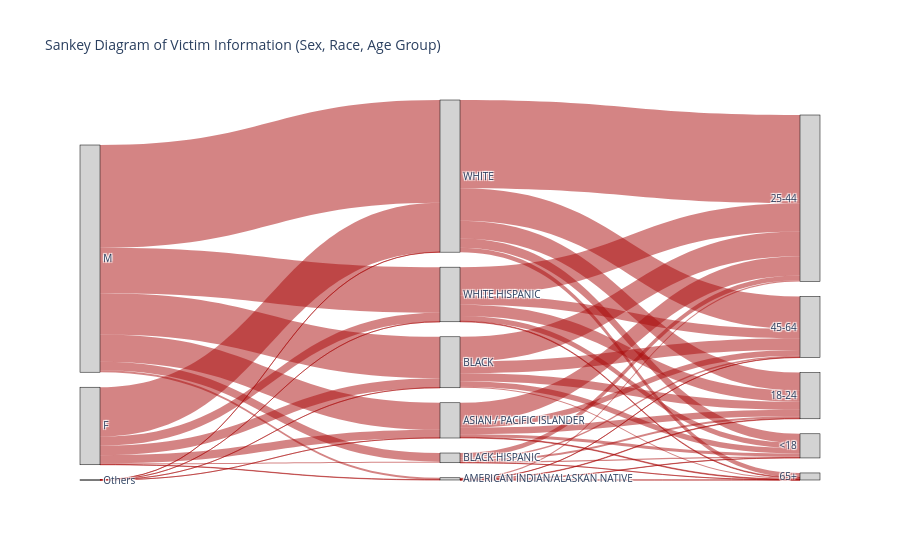

The code cell stored with this chart in its notebook:
### Markdown cell above
**WHO**
- Suspect
- Victim

### Code cell
import plotly.graph_objects as go

# Filter out rows where victim_age_group or victim_race is 'UNKNOWN'
df2 = df[df['victim_age_group'] != 'UNKNOWN']
df2= df2[df2['victim_race'] != 'UNKNOWN']


# Remove rows where 'attempt_completed' is null
df2 = df2[df2['attempt_completed'] != '(null)']



# Filter out rows where victim_age_group or victim_race is 'UNKNOWN'
df2 = df2[df2['suspect_age_group'] != 'UNKNOWN']
df2 = df2[df2['suspect_race'] != 'UNKNOWN']

# Define the list of unwanted age groups
unwanted_age_groups = ['(null)', '-2', '-971', '1013', '929', '943', '971', '957']

# Filter the dataframe
df2 = df2[~df2['victim_age_group'].isin(unwanted_age_groups)]
df2 = df2[df2['victim_race'] != '(null)']

# Sort victim_age_group in the specified order
age_group_order = reversed(['<18', '18-24', '25-44', '45-64', '65+'])
df2['victim_age_group'] = pd.Categorical(df2['victim_age_group'], categories=age_group_order, ordered=True)


# Prepare the data for the Sankey diagram
victim_labels = list(df2['victim_sex'].unique()) + list(df2['victim_race'].unique()) + list(df2['victim_age_group'].unique())
victim_label_to_index = {label: i for i, label in enumerate(victim_labels)}

# Create source and target indices
link_counts = {'source': [], 'target': [], 'value': []}

# Add links between victim_sex and victim_race
for sex in df2['victim_sex'].unique():
    for race in df2['victim_race'].unique():
        count = len(df2[(df2['victim_sex'] == sex) & (df2['victim_race'] == race)])
        if count > 0:
            link_counts['source'].append(victim_label_to_index[sex])
            link_counts['target'].append(victim_label_to_index[race])
            link_counts['value'].append(count)

# Add links between victim_race and victim_age_group
for race in df2['victim_race'].unique():
    for age_group in df2['victim_age_group'].unique():
        count = len(df2[(df2['victim_race'] == race) & (df2['victim_age_group'] == age_group)])
        if count > 0:
            link_counts['source'].append(victim_label_to_index[race])
            link_counts['target'].append(victim_label_to_index[age_group])
            link_counts['value'].append(count)

# Define colors for links (optional, can use node colors or a gradient)
link_colors = ["rgba(170, 10, 10, 0.5)" for _ in range(len(link_counts['value']))]

# Create the Sankey diagram with colors
fig = go.Figure(data=[go.Sankey(
    node=dict(
        pad=15,
        thickness=20,
        line=dict(color="black", width=0.5),
        label=victim_labels,
        color="lightgrey"  # Set node color to light grey
    ),
    link=dict(
        source=link_counts['source'],
        target=link_counts['target'],
        value=link_counts['value'],
        color=link_colors  # Link colors remain as defined
    )
)])

# Add title and display the diagram
fig.update_layout(title_text="Sankey Diagram of Victim Information (Sex, Race, Age Group)", font_size=10)
fig.show()

# Export the Sankey diagram as an HTML file
fig.write_html("sankey_diagram_victim_information.html")

### Figure 1 — Plotly figure (JSON) as saved in the notebook; plotly's stock layout.template omitted (floating-point values rounded to 4 significant figures)
{"data": [{"link": {"color": ["rgba(170, 10, 10, 0.5)", "rgba(170, 10, 10, 0.5)", "rgba(170, 10, 10, 0.5)", "rgba(170, 10, 10, 0.5)", "rgba(170, 10, 10, 0.5)", "rgba(170, 10, 10, 0.5)", "rgba(170, 10, 10, 0.5)", "rgba(170, 10, 10, 0.5)", "rgba(170, 10, 10, 0.5)", "rgba(170, 10, 10, 0.5)", "rgba(170, 10, 10, 0.5)", "rgba(170, 10, 10, 0.5)", "rgba(170, 10, 10, 0.5)", "rgba(170, 10, 10, 0.5)", "rgba(170, 10, 10, 0.5)", "rgba(170, 10, 10, 0.5)", "rgba(170, 10, 10, 0.5)", "rgba(170, 10, 10, 0.5)", "rgba(170, 10, 10, 0.5)", "rgba(170, 10, 10, 0.5)", "rgba(170, 10, 10, 0.5)", "rgba(170, 10, 10, 0.5)", "rgba(170, 10, 10, 0.5)", "rgba(170, 10, 10, 0.5)", "rgba(170, 10, 10, 0.5)", "rgba(170, 10, 10, 0.5)", "rgba(170, 10, 10, 0.5)", "rgba(170, 10, 10, 0.5)", "rgba(170, 10, 10, 0.5)", "rgba(170, 10, 10, 0.5)", "rgba(170, 10, 10, 0.5)", "rgba(170, 10, 10, 0.5)", "rgba(170, 10, 10, 0.5)", "rgba(170, 10, 10, 0.5)", "rgba(170, 10, 10, 0.5)", "rgba(170, 10, 10, 0.5)", "rgba(170, 10, 10, 0.5)", "rgba(170, 10, 10, 0.5)", "rgba(170, 10, 10, 0.5)", "rgba(170, 10, 10, 0.5)", "rgba(170, 10, 10, 0.5)", "rgba(170, 10, 10, 0.5)", "rgba(170, 10, 10, 0.5)", "rgba(170, 10, 10, 0.5)", "rgba(170, 10, 10, 0.5)", "rgba(170, 10, 10, 0.5)"], "source": [0, 0, 0, 0, 0, 0, 1, 1, 1, 1, 1, 1, 2, 2, 2, 2, 3, 3, 3, 3, 3, 4, 4, 4, 4, 4, 5, 5, 5, 5, 5, 6, 6, 6, 6, 6, 7, 7, 7, 7, 7, 8, 8, 8, 8, 8], "target": [3, 4, 5, 6, 7, 8, 3, 4, 5, 6, 7, 8, 3, 4, 6, 7, 9, 10, 11, 12, 13, 9, 10, 11, 12, 13, 9, 10, 11, 12, 13, 9, 10, 11, 12, 13, 9, 10, 11, 12, 13, 9, 10, 11, 12, 13], "value": [5525, 13692, 1157, 3608, 6070, 251, 1261, 6591, 145, 1087, 1214, 46, 13, 11, 4, 3, 1074, 3296, 1552, 143, 734, 2391, 11755, 4339, 596, 1213, 275, 625, 226, 19, 157, 868, 2578, 758, 93, 402, 1492, 3778, 1249, 84, 684, 66, 166, 28, 5, 32]}, "node": {"color": "lightgrey", "label": ["M", "F", "Others", "BLACK", "WHITE", "BLACK HISPANIC", "ASIAN / PACIFIC ISLANDER", "WHITE HISPANIC", "AMERICAN INDIAN/ALASKAN NATIVE", "18-24", "25-44", "45-64", "65+", "<18"], "line": {"color": "black", "width": 0.5}, "pad": 15, "thickness": 20}, "type": "sankey"}], "layout": {"font": {"size": 10}, "title": {"text": "Sankey Diagram of Victim Information (Sex, Race, Age Group)"}}}
